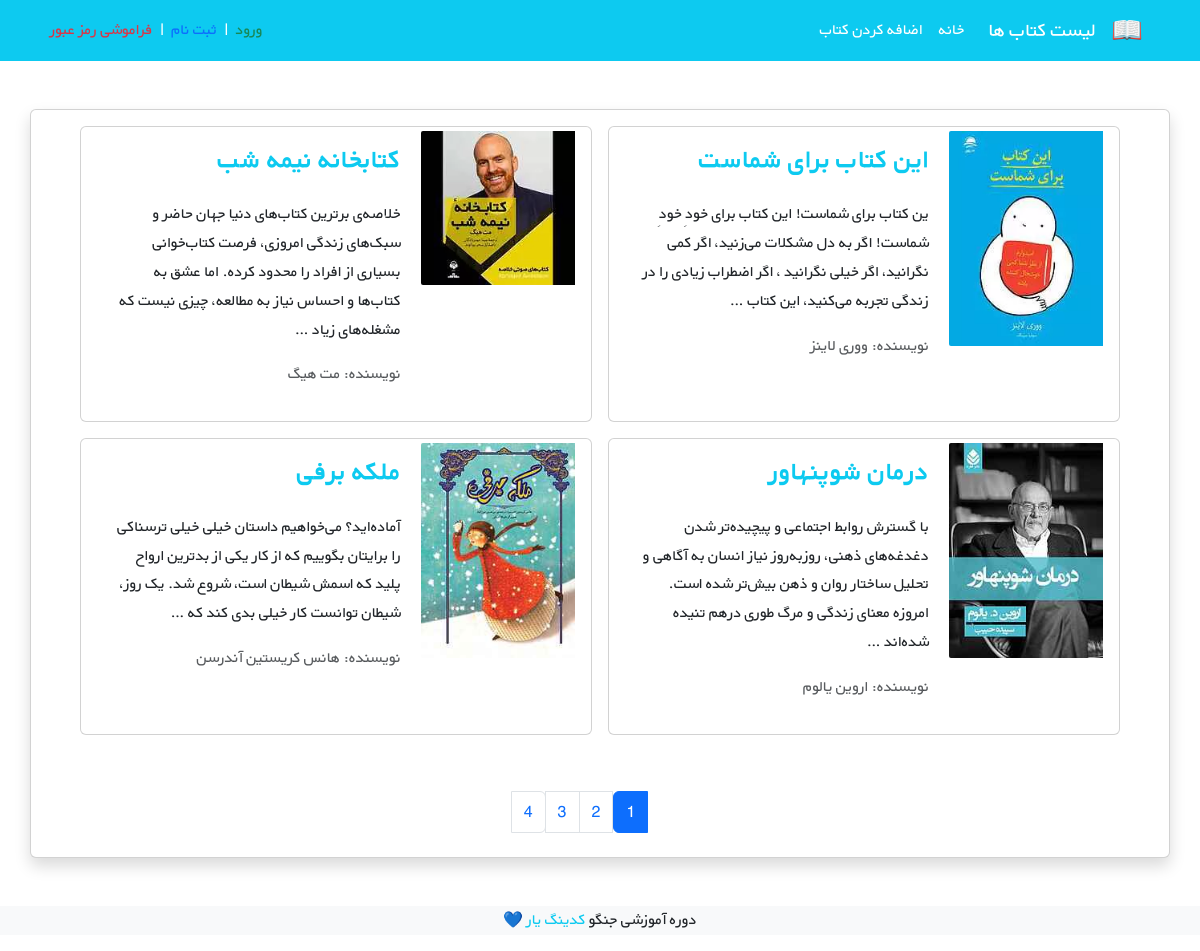
The page /books/ on the database its author committed.
### books/models.py (models this page shows, shortened)
class Book(models.Model):
    title = models.CharField(max_length=255, verbose_name='عنوان کتاب')
    author = models.CharField(max_length=255, default='جک لندن', verbose_name='نویسنده')
    description = models.TextField(verbose_name='توضیحات')
    price = models.DecimalField(max_digits=6, decimal_places=2, default=9.99, verbose_name='قیمت')
    cover = models.ImageField(upload_to='covers/', blank=True, verbose_name='عکس جلد')
    translator = models.CharField(max_length=255, blank=True, verbose_name='مترجم')
    publisher = models.CharField(max_length=255, blank=True, verbose_name='ناشر')
    year_published = models.PositiveSmallIntegerField(null=True, blank=True, verbose_name='سال انتشار')
    number_of_pages = models.PositiveSmallIntegerField(null=True, blank=True, verbose_name='تعداد صفحات کتاب')
    datetime_created = models.DateTimeField(auto_now_add=True, verbose_name='زمان ایجاد کتاب')
    book_creator = models.ForeignKey(to=get_user_model(), on_delete=models.SET_NULL, null=True, verbose_name='ایجاد کننده کتاب', related_name='books')
    def get_absolute_url(self):
        return reverse("book_detail", kwargs={"pk": self.pk})

### books/views.py (the view)
# urls.py: path('', BookListView.as_view(), name='books'),
class BookListView(generic.ListView):
    model = Book
    template_name = 'books/book_list.html'
    context_object_name = 'books'
    paginate_by=4

### books/templates/books/book_list.html (shortened to what this page needs)
{% extends "_base.html" %}
{% load static %}
{% block content %}
<div class="row flex-row-reverse justify-content-md-center">
    {% for book in books %}
    <div class="card m-2" style="max-width: 45%">
        <div class="row g-0 h-100" dir="rtl">
            <div class="col-md-4">
                {% if book.cover %}
                <img src="{{ book.cover.url }}"
                class="img-fluid rounded-start p-1" alt="...">
                {% else %}
                <img src="{% static 'icons/book.png' %}"
                class="img-fluid rounded-start p-1" alt="...">
                {% endif %}
            </div>
            <div class="col-md-8 h-100">
                <div class="d-flex flex-column justify-content-between h-100">
                    <div class="card-body">
                        <h3 class="card-title"><strong><a class="text-info text-decoration-none" href="{{book.get_absolute_url}}">{{ book.title }}</a></strong></h3>
                        <p class="card-text pt-3">{{ book.description|truncatewords:32 }}</p>
                        <p class="text-muted">نویسنده: {{ book.author }}</p>
                    </div>
                </div>
            </div>
        </div>
    </div>
    {% endfor %}
</div>
<div class="mt-5">
<nav aria-label="Page navigation example">
    <ul class="pagination justify-content-center">
        {% for i in page_obj.paginator.page_range %}
            {% if page_obj.number == i %}
                <li class="page-item active"><span class="page-link">{{ i }} </span></li>
            {% elif i > page_obj.number|add:'-4' and i < page_obj.number|add:'4' %}
                <li class="page-item"><a class="page-link" href="?page={{ i }}">{{ i }}</a></li>
            {% endif %}
        {% endfor %}
    </ul>
  </nav>
</div>
{% endblock content %}
{% block footer %}
<footer class="bg-light text-center text-lg-start mt-5">
    <div class="text-center bg-grey">
        <p>دوره آموزشی جنگو <a class="text-info text-decoration-none" href="https://codingyar.com/" target="_blank">کدینگ یار 💙</a></p>
    </div>
</footer>
{% endblock footer %}

### templates/_base.html (shortened to what this page needs)
{% load static %}
<!doctype html>
<html lang="en">
<head>
    <link rel="stylesheet" href="{% static 'bootstrap/bootstrap.min.css' %}">
    <link rel="stylesheet" href="{% static 'css/style.css' %} ">
</head>
<body dir="rtl">
    <nav class="navbar navbar-expand-lg navbar-dark bg-info" dir="rtl">
        <div class="container">
            <a class="navbar-brand" href="{% url 'books' %}">
                <img src="{% static 'icons/book.png' %}" alt="لوگو کتاب" height="30"
                     class="d-inline-block align-text-top">
            </a>
            <a class="navbar-brand mx-3" href="{% url 'books' %}">لیست کتاب ها</a>
            <div class="collapse navbar-collapse" id="navbarNavAltMarkup">
                <div class="navbar-nav">
                    <a class="nav-link active" aria-current="page" href="{% url 'home' %}">خانه</a>
                    <a class="nav-link active" href="{% url 'book_create' %}">اضافه کردن کتاب</a>
                </div>
            </div>
            {% if user.is_authenticated %}
                <div class="text-white">
                    <form action="{% url 'logout' %}" method="POST">
                        {% csrf_token %}
                        <span class="mx-2 text-success">
                            خوش آمدی {{ user }}
                        </span>
                        |
                        <a class="mx-2 text-primary text-decoration-none" href="{% url 'password_change' %}">تغییر رمز عبور</a>
                        |
                        <input type="submit" class="btn btn-link text-danger text-decoration-none" value="خروج">
                    </form>
                </div>
            {% else %}
                <div class="mx-1 text-white">
                    <a href="{% url 'login' %}" class="mx-1 text-success text-decoration-none">ورود</a>
                    |
                    <a href="{% url 'signup' %}" class="mx-1 text-primary text-decoration-none">ثبت نام</a>
                    |
                    <a href="{% url 'password_reset' %}" class="mx-1 text-danger text-decoration-none">فراموشی رمز عبور</a>
                </div>
            {% endif %}
    </nav>
    <div class='container card shadow my-5 py-2'>
    {% block content %}{% endblock content %}
    </div>
    {% block footer %}{% endblock footer %}
</body>
</html>

### static/css/style.css (style rules this page uses)
* { font-family: 'BYekan', sans-serif; line-height: 1.8rem; }

### rows shown on the page
Book: cover (picture), title "کتابخانه نیمه شب", description "خلاصه‌ی برترین کتاب‌های دنیا جهان حاضر و سبک‌های زندگی امروزی، فرصت کتاب‌خوانی بسیاری از افراد را محدود کرده. اما عشق به کتاب‌ها و احساس نیاز به مطالعه، چیزی نیست که مشغله‌های زیاد …", author "مت هیگ"
Book: cover (picture), title "این کتاب برای شماست", description "ین کتاب برای شماست! این کتاب برای خودِ خودِ شماست! اگر به دل مشکلات می‌زنید، اگر کمی نگرانید، اگر خیلی نگرانید ، اگر اضطراب زیادی را در زندگی تجربه می‌کنید، این کتاب …", author "ووری لاینز"
Book: cover (picture), title "ملکه برفی", description "آماده‌اید؟ می‌خواهیم داستان خیلی خیلی ترسناکی را برایتان بگوییم که از کار یکی از بدترین ارواح پلید که اسمش شیطان است، شروع شد. یک روز، شیطان توانست کار خیلی بدی کند که …", author "هانس کریستین آندرسن"
Book: cover (picture), title "درمان شوپنهاور", description "با گسترش روابط اجتماعی و پیچیده‌تر شدن دغدغه‌های ذهنی، روز‌به‌روز نیاز انسان به آگاهی و تحلیل ساختار روان و ذهن بیش‌تر شده است. امروزه معنای زندگی و مرگ طوری درهم تنیده شده‌اند …", author "اروین یالوم"

### other values the page prints
{{ i }} "1"
{{ i }} "2" "3" "4"
